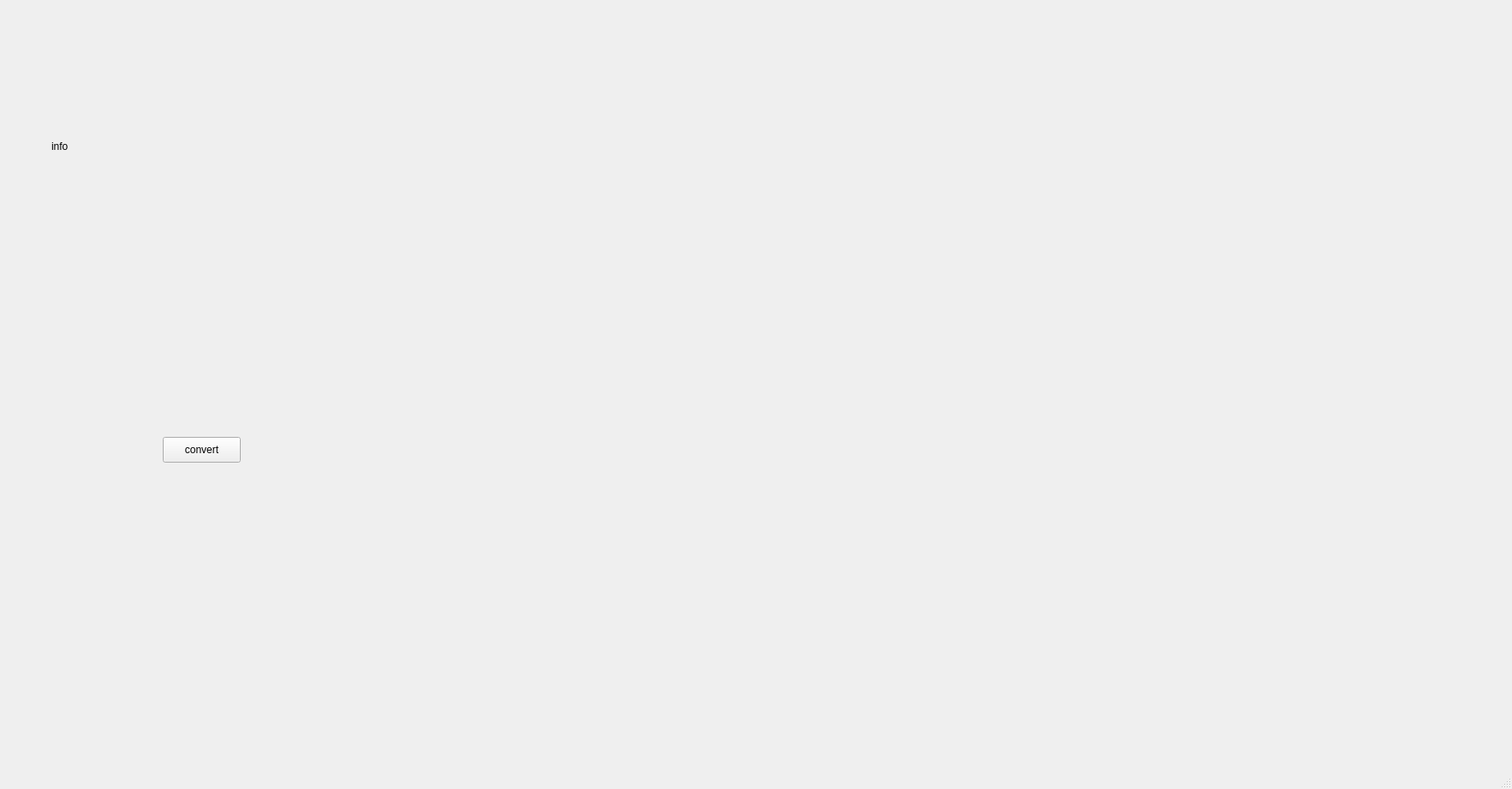
<?xml version="1.0" encoding="UTF-8"?>
<ui version="4.0">
 <class>MainWindow</class>
 <widget class="QMainWindow" name="MainWindow">
  <property name="geometry">
   <rect>
    <x>0</x>
    <y>0</y>
    <width>1765</width>
    <height>921</height>
   </rect>
  </property>
  <property name="windowTitle">
   <string>MainWindow</string>
  </property>
  <widget class="QWidget" name="centralwidget">
   <widget class="QPushButton" name="convertPushButton">
    <property name="geometry">
     <rect>
      <x>190</x>
      <y>510</y>
      <width>91</width>
      <height>30</height>
     </rect>
    </property>
    <property name="text">
     <string>convert</string>
    </property>
   </widget>
   <widget class="QLabel" name="infoLabel">
    <property name="geometry">
     <rect>
      <x>60</x>
      <y>20</y>
      <width>411</width>
      <height>301</height>
     </rect>
    </property>
    <property name="text">
     <string>info</string>
    </property>
   </widget>
  </widget>
  <widget class="QMenuBar" name="menubar">
   <property name="geometry">
    <rect>
     <x>0</x>
     <y>0</y>
     <width>1765</width>
     <height>28</height>
    </rect>
   </property>
  </widget>
  <widget class="QStatusBar" name="statusbar"/>
 </widget>
 <resources/>
 <connections/>
</ui>
